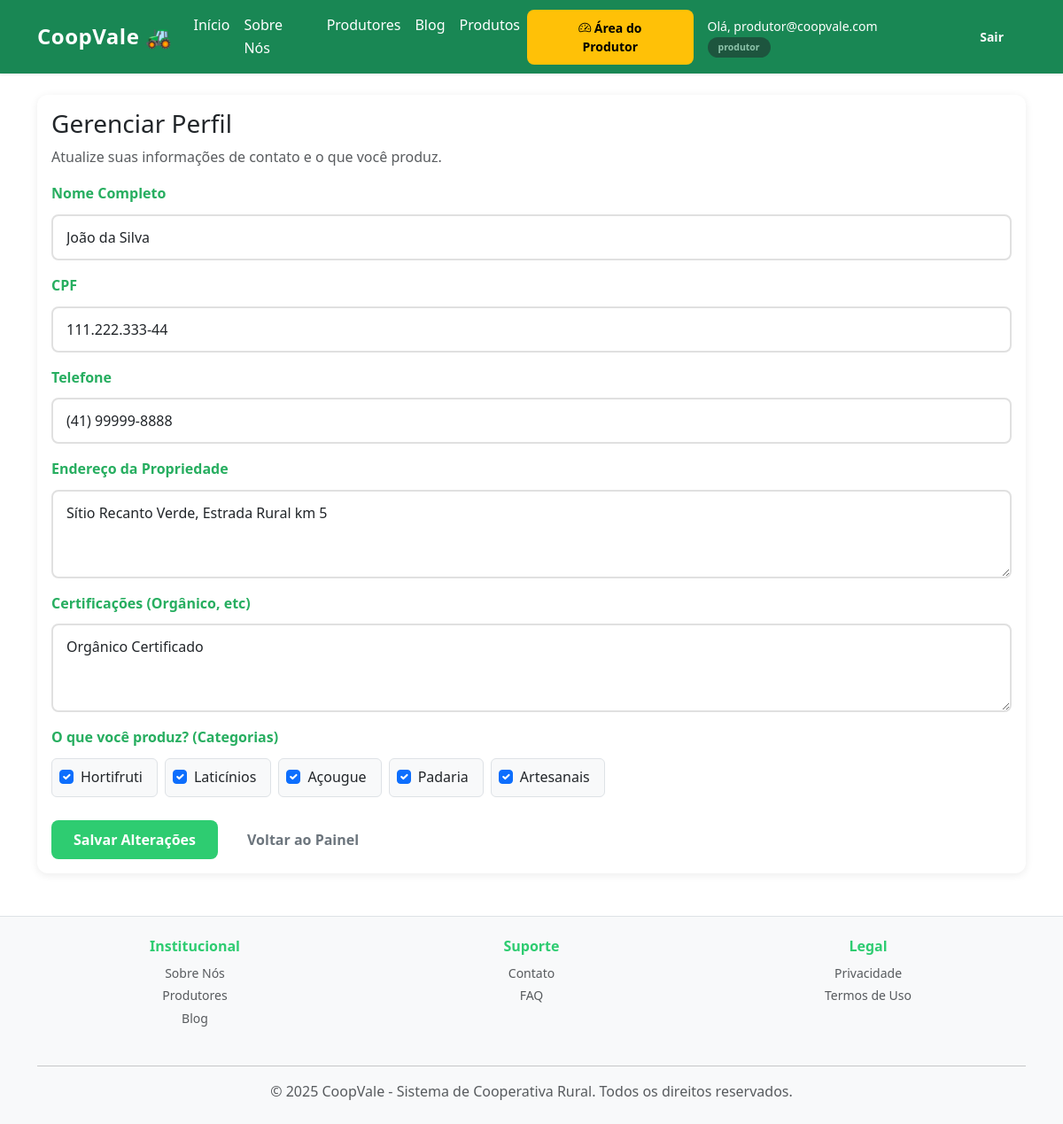
The app's page /produtor/perfil (signed in) with its own data.
### app/models/models.py (models this page shows)
class Usuario(db.Model, UserMixin):
    id = db.Column(db.Integer, primary_key=True)
    email = db.Column(db.String(120), unique=True, nullable=False)
    senha_hash = db.Column(db.String(255), nullable=False)
    tipo_usuario = db.Column(db.String(20), nullable=False)
    ativo = db.Column(db.Boolean, default=True)
    produtor = db.relationship("Produtor", backref="usuario", uselist=False)
    cliente = db.relationship("Cliente", backref="usuario", uselist=False)
    @property
    def is_active(self):
        return self.ativo

class Produtor(db.Model):
    id = db.Column(db.Integer, primary_key=True)
    usuario_id = db.Column(db.Integer, db.ForeignKey(
        "usuario.id"), unique=True, nullable=False)
    nome = db.Column(db.String(100), nullable=False)
    cpf = db.Column(db.String(14))
    telefone = db.Column(db.String(20))
    endereco = db.Column(db.Text)
    certificacoes = db.Column(db.Text)
    produtos = db.relationship("Produto", backref="produtor", lazy=True)
    categorias = db.relationship('Categoria', secondary=produtor_categoria,
                                 lazy='subquery', backref=db.backref('produtores', lazy=True))

class Categoria(db.Model):
    id = db.Column(db.Integer, primary_key=True)
    nome = db.Column(db.String(50), unique=True, nullable=False)
    descricao = db.Column(db.Text)
    icone = db.Column(db.String(50))
    valor_minimo = db.Column(db.Float, default=0.0)
    produtos = db.relationship("Produto", backref="categoria", lazy=True)

### app/blueprints/produtores/routes.py (the view, shortened to what this page needs)
@produtor_bp.route("/perfil", methods=["GET", "POST"])
@login_required
def perfil():
    if current_user.tipo_usuario == 'produtor' and not current_user.produtor:
        perfil = Produtor(usuario_id=current_user.id, nome="Novo Produtor")
        db.session.add(perfil)
        db.session.commit()
    elif current_user.tipo_usuario == 'produtor':
        perfil = current_user.produtor
    else:
        return redirect(url_for('index'))
    todas_categorias = Categoria.query.all()
    return render_template("produtores/perfil.html", perfil=perfil, categorias=todas_categorias)

### app/templates/produtores/perfil.html
{% extends "base.html" %}
{% block conteudo %}
<div class="card">
    <div class="card-body">
        <h3>Gerenciar Perfil</h3>
        <p class="text-muted">Atualize suas informações de contato e o que você produz.</p>
        <form method="POST">
            <div class="mb-3">
                <label class="form-label">Nome Completo</label>
                <input type="text" name="nome" value="{{ perfil.nome or '' }}" required class="form-control">
            </div>
            <div class="mb-3">
                <label class="form-label">CPF</label>
                <input type="text" name="cpf" value="{{ perfil.cpf or '' }}" class="form-control">
            </div>
            <div class="mb-3">
                <label class="form-label">Telefone</label>
                <input type="text" name="telefone" value="{{ perfil.telefone or '' }}" class="form-control">
            </div>
            <div class="mb-3">
                <label class="form-label">Endereço da Propriedade</label>
                <textarea name="endereco" rows="3" class="form-control">{{ perfil.endereco or '' }}</textarea>
            </div>
            <div class="mb-3">
                <label class="form-label">Certificações (Orgânico, etc)</label>
                <textarea name="certificacoes" rows="3" class="form-control">{{ perfil.certificacoes or '' }}</textarea>
            </div>
            <div class="mb-4">
                <label class="form-label fw-bold">O que você produz? (Categorias)</label>
                <div class="d-flex flex-wrap gap-2">
                    {% for cat in categorias %}
                    <div class="form-check border rounded p-2 pe-3 bg-light">
                        <input class="form-check-input ms-0 me-2" type="checkbox" name="categorias" value="{{ cat.id }}"
                            id="cat_{{ cat.id }}" {% if cat in perfil.categorias %}checked{% endif %}>
                        <label class="form-check-label" for="cat_{{ cat.id }}">
                            {{ cat.nome }}
                        </label>
                    </div>
                    {% endfor %}
                </div>
            </div>
            <div class="d-flex gap-2">
                <button type="submit" class="btn btn-success">Salvar Alterações</button>
                <a href="{{ url_for('produtor.painel') }}" class="btn btn-outline-secondary">Voltar ao Painel</a>
            </div>
        </form>
    </div>
</div>
{% endblock %}

### app/templates/base.html (shortened to what this page needs)
<!DOCTYPE html>
<html lang="pt-br">
<head>
    <link href="https://cdn.jsdelivr.net/npm/bootstrap@5.3.0/dist/css/bootstrap.min.css" rel="stylesheet">
    <link rel="stylesheet" href="https://cdn.jsdelivr.net/npm/bootstrap-icons@1.10.5/font/bootstrap-icons.css">
    <link rel="stylesheet" href="{{ url_for('static', filename='style.css') }}">
</head>
<body>
    <nav class="navbar navbar-expand-lg navbar-dark bg-success mb-4 shadow-sm">
        <div class="container">
            <a class="navbar-brand fw-bold" href="{{ url_for('institucional.home') }}">CoopVale 🚜</a>
            <div class="collapse navbar-collapse" id="navbarNav">
                <ul class="navbar-nav me-auto">
                    <li class="nav-item"><a class="nav-link text-white" href="{{ url_for('institucional.home') }}">Início</a></li>
                    <li class="nav-item"><a class="nav-link text-white" href="{{ url_for('institucional.sobre') }}">Sobre Nós</a></li>
                    <li class="nav-item"><a class="nav-link text-white" href="{{ url_for('institucional.produtores') }}">Produtores</a></li>
                    <li class="nav-item"><a class="nav-link text-white" href="{{ url_for('institucional.blog') }}">Blog</a></li>
                    <li class="nav-item"><a class="nav-link text-white" href="{{ url_for('produtos.listar_produtos') }}">Produtos</a></li>
                </ul>
                <div class="d-flex align-items-center gap-2">
                    {% if current_user.is_authenticated %}
                    {% if current_user.tipo_usuario == 'produtor' %}
                    <a href="{{ url_for('produtor.painel') }}" class="btn btn-warning btn-sm fw-bold">
                        <i class="bi bi-speedometer2"></i> Área do Produtor
                    </a>
                    {% endif %}
                    <span class="text-white ms-2 small">
                        Olá, {{ current_user.email }}
                        <span class="badge bg-dark opacity-50">{{ current_user.tipo_usuario }}</span>
                    </span>
                    <a href="{{ url_for('auth.logout') }}" class="btn btn-outline-light btn-sm ms-2">Sair</a>
                    {% else %}
                    <a href="{{ url_for('auth.login') }}" class="btn btn-light btn-sm">Entrar</a>
                    <a href="{{ url_for('auth.registro') }}" class="btn btn-outline-light btn-sm">Criar Conta</a>
                    {% endif %}
                </div>
            </div>
        </div>
    </nav>
    <div class="container" style="min-height: 80vh;">
        {% block conteudo %}{% endblock %}
    </div>
    <footer class="bg-light text-center py-4 mt-5 border-top">
        <div class="container">
            <div class="row mb-4">
                <div class="col-md-4 text-center">
                    <h6 class="fw-bold text-success mb-2">Institucional</h6>
                    <ul style="list-style: none; padding: 0;">
                        <li><a href="{{ url_for('institucional.sobre') }}" class="text-muted text-decoration-none small">Sobre Nós</a></li>
                        <li><a href="{{ url_for('institucional.produtores') }}" class="text-muted text-decoration-none small">Produtores</a></li>
                        <li><a href="{{ url_for('institucional.blog') }}" class="text-muted text-decoration-none small">Blog</a></li>
                    </ul>
                </div>
                <div class="col-md-4 text-center">
                    <h6 class="fw-bold text-success mb-2">Suporte</h6>
                    <ul style="list-style: none; padding: 0;">
                        <li><a href="{{ url_for('institucional.contato') }}" class="text-muted text-decoration-none small">Contato</a></li>
                        <li><a href="{{ url_for('institucional.faq') }}" class="text-muted text-decoration-none small">FAQ</a></li>
                    </ul>
                </div>
                <div class="col-md-4 text-center">
                    <h6 class="fw-bold text-success mb-2">Legal</h6>
                    <ul style="list-style: none; padding: 0;">
                        <li><a href="{{ url_for('institucional.privacidade') }}" class="text-muted text-decoration-none small">Privacidade</a></li>
                        <li><a href="{{ url_for('institucional.termos') }}" class="text-muted text-decoration-none small">Termos de Uso</a></li>
                    </ul>
                </div>
            </div>
            <hr>
            <p class="text-muted mb-0">© 2025 CoopVale - Sistema de Cooperativa Rural. Todos os direitos reservados.</p>
        </div>
    </footer>
</body>
</html>

### app/static/style.css (style rules this page uses)
:root { --primary-color: #2ecc71; --primary-dark: #27ae60; --secondary-color: #f39c12; --light-bg: #f8f9fa; --border-color: #e0e0e0; --text-dark: #333; --text-muted: #666; }
* { margin: 0; padding: 0; box-sizing: border-box; }
html, body { height: 100%; }
body { font-family: 'Segoe UI', Tahoma, Geneva, Verdana, sans-serif; color: var(--text-dark); background-color: #fff; line-height: 1.6; }
.navbar { box-shadow: 0 2px 10px rgba(0, 0, 0, 0.1); transition: all 0.3s ease; }
.navbar-brand { font-size: 1.5rem; letter-spacing: 0.5px; }
.btn { border-radius: 8px; font-weight: 600; transition: all 0.3s ease; border: none; padding: 10px 25px; }
.btn-success { background-color: var(--primary-color); border-color: var(--primary-color); }
.card { border: none; border-radius: 12px; box-shadow: 0 2px 10px rgba(0, 0, 0, 0.08); transition: all 0.3s ease; }
a { color: var(--primary-color); text-decoration: none; transition: all 0.3s ease; }
.form-control, .form-select { border: 2px solid var(--border-color); border-radius: 8px; padding: 12px 15px; font-size: 1rem; transition: all 0.3s ease; }
.form-label { font-weight: 600; color: var(--primary-dark); margin-bottom: 10px; }
.badge { padding: 6px 12px; border-radius: 20px; font-weight: 600; }
footer { margin-top: auto; background-color: var(--light-bg); border-top: 1px solid var(--border-color); }
footer a { color: var(--text-muted); }
.text-success { color: var(--primary-color) !important; }
.shadow-sm { box-shadow: 0 1px 3px rgba(0, 0, 0, 0.1) !important; }
::placeholder { color: #999; opacity: 0.7; }

### records on screen
Usuario: email "produtor@coopvale.com", tipo_usuario "produtor"
Produtor: nome "João da Silva", cpf "111.222.333-44", telefone "(41) 99999-8888", endereco "Sítio Recanto Verde, Estrada Rural km 5", certificacoes "Orgânico Certificado"
Categoria: nome "Hortifruti"
Categoria: nome "Laticínios"
Categoria: nome "Açougue"
Categoria: nome "Padaria"
Categoria: nome "Artesanais"
